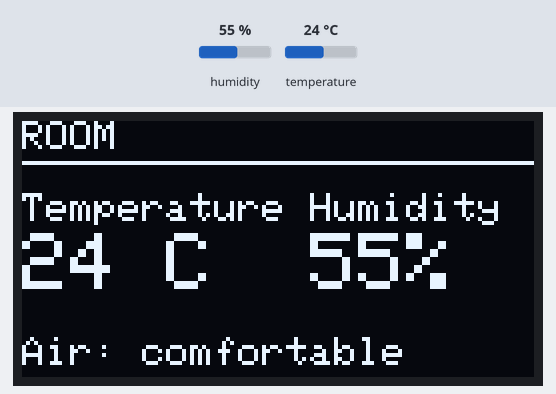
Bench run of a sketch on a simulated ESP32. On the bench: 128×64 one-colour display. Inputs (shaded band) come from the test bench; at power-on: humidity 55 %, temperature 24 °C. What the sketch prints to the serial monitor is not drawn.

Above: at 1.2 s.
1.3 s: humidity set to 22 %
At 5.2 s:
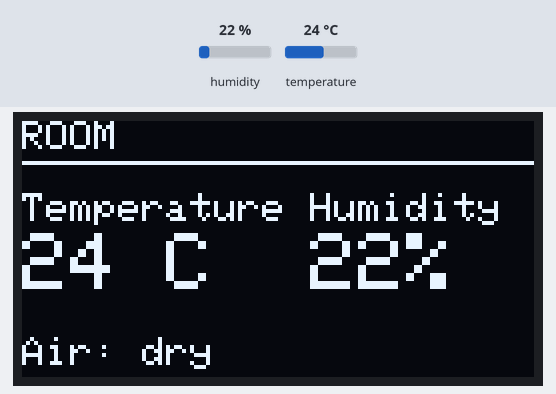
6.3 s: temperature set to 12 °C
At 9.5 s:
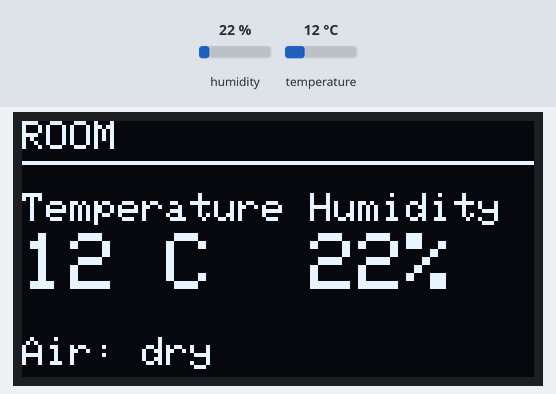
11.3 s: humidity set to 28 %
At 12.5 s:
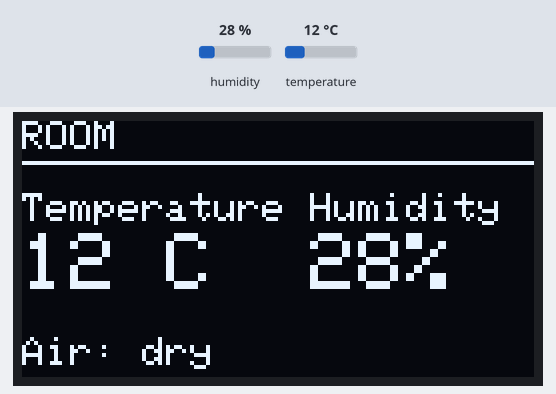
16.3 s: humidity set to 31 %
At 21.0 s:
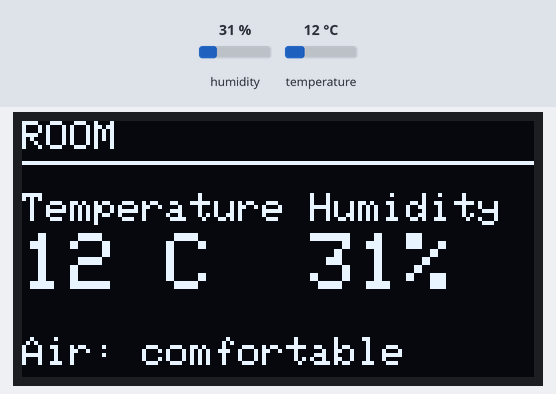
21.6 s: temperature set to 19 °C
At 25.3 s:
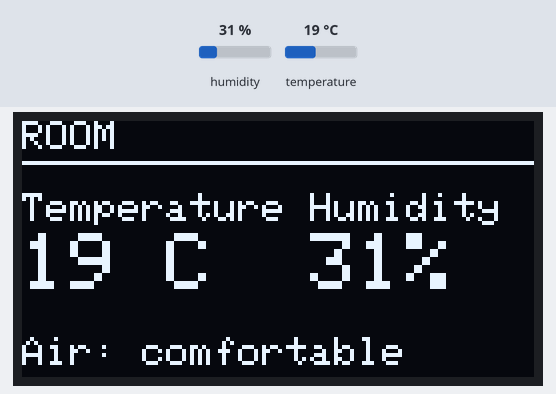
26.6 s: humidity set to 59 %
At 29.5 s:
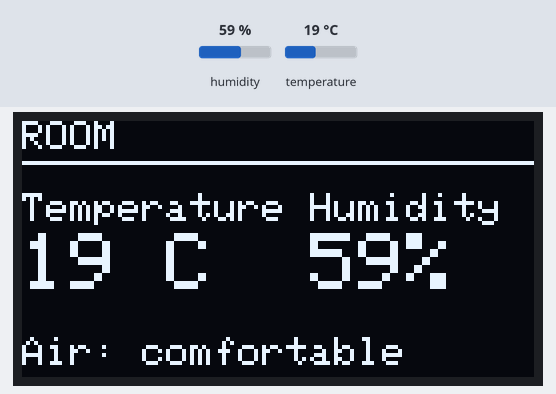
31.6 s: humidity set to 62 %
Timing chart, 0 to 34.6 s (numbered marks = the images above; inputs shaded):
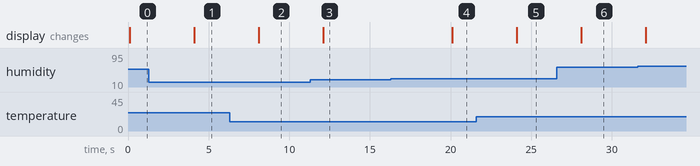

Measured:
- the behaviour switches between 29 and 30 % on humidity (found by bisection; images 3 and 4)
- after the input at 1.3 s, the display: changes after 2.8 s (image 1)
- after the input at 6.3 s, the display: changes after 1.8 s (image 2)
- after the input at 11.3 s, the display: changes after 0.80 s (image 3)
- after the input at 16.3 s, the display: changes after 3.8 s (image 4)
- after the input at 21.6 s, the display: changes after 2.5 s (image 5)
- after the input at 26.6 s, the display: changes after 1.5 s (image 6)

The sketch:

test_dht11.ino
```cpp
/*
  VITALS - DHT11 test: room temperature + humidity on the OLED and Serial Monitor
  Wiring: DHT11  VCC -> 3V3, GND -> GND, DATA -> GPIO4
                 (bare 4-pin sensor: also a 10k resistor between DATA and 3V3)
          OLED   VCC -> 3V3, GND -> GND, SDA -> GPIO21, SCL -> GPIO22 (SH1106, 0x3C)
  Libraries: "DHT sensor library" by Adafruit (+ Adafruit Unified Sensor),
             "Adafruit SH110X" (+ Adafruit GFX Library)
  New reading every 2 s (the DHT11 can't go faster). No delay(): millis() timer.
*/
#include <Wire.h>
#include <Adafruit_GFX.h>
#include <Adafruit_SH110X.h>
#include <DHT.h>

DHT dht(4, DHT11);                             // pin, type (DHT22: change DHT11 to DHT22)
Adafruit_SH1106G oled(128, 64, &Wire, -1);
uint32_t nextRead = 0;

void show(float t, float h) {
  oled.clearDisplay();
  oled.setTextColor(SH110X_WHITE);
  oled.setTextSize(1);
  oled.setCursor(0, 0);
  oled.print("ROOM");
  oled.drawFastHLine(0, 10, 128, SH110X_WHITE);

  if (isnan(t) || isnan(h)) {
    oled.setCursor(0, 24); oled.print("DHT11: no reading");
    oled.setCursor(0, 40); oled.print("Check wires, GPIO4");
  } else {
    oled.setCursor(0, 18); oled.print("Temperature");
    oled.setTextSize(2); oled.setCursor(0, 28); oled.printf("%.0f C", t);
    oled.setTextSize(1); oled.setCursor(72, 18); oled.print("Humidity");
    oled.setTextSize(2); oled.setCursor(72, 28); oled.printf("%.0f%%", h);
    oled.setTextSize(1); oled.setCursor(0, 54);
    oled.print(h < 30 ? "Air: dry" : h > 60 ? "Air: humid" : "Air: comfortable");
  }
  oled.display();
}

void setup() {
  Serial.begin(115200);
  Wire.begin(21, 22);
  oled.begin(0x3C, true);
  dht.begin();
  show(NAN, NAN);
  Serial.println("DHT11 test - first reading in 2 s");
}

void loop() {
  if (millis() < nextRead) return;
  nextRead = millis() + 2000;

  float t = dht.readTemperature();             // degrees C
  float h = dht.readHumidity();                // % relative humidity
  show(t, h);
  if (isnan(t) || isnan(h)) {
    Serial.println("No reading - check VCC, GND, DATA on GPIO4 (and the 10k pull-up on a bare sensor)");
    return;
  }
  Serial.printf("Room temp: %.0f C   Humidity: %.0f %%\n", t, h);
}
```
